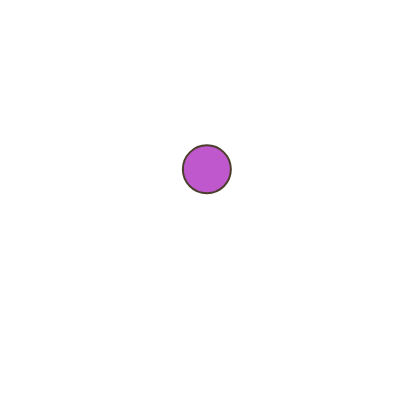
Frame 1 (no input)
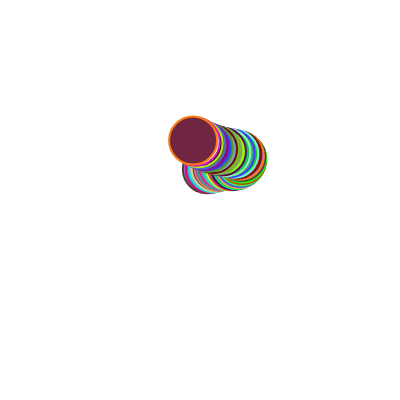
Frame 60 (no input)
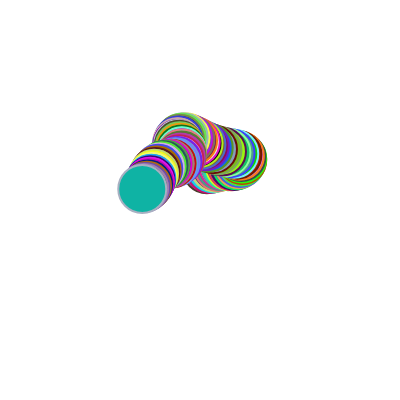
Frame 120 (the mouse pressed at the canvas centre since frame 60)

The p5.js sketch that drew these frames (run headless with seeded random() and noise() and a simulated clock; from frame 60 on, the mouse is pressed at the canvas centre):

// p5.js sketch
// ── sketch.js
var walker;

function setup() {
  createCanvas(400, 400);
  walker = new Walker();
  background(255);
}

function draw() {
  walker.walk();
  walker.display();
}

function Walker() {
  this.position = createVector(width/2, height/2);
  this.noff = createVector(random(1000),random(1000));
  
  this.display = function() {
    strokeWeight(2);
    fill(random(255),random(255),random(255));
    stroke(random(255),random(255),random(255));
    ellipse(this.position.x, this.position.y, 48, 48);
  };
  
  this.walk = function() {
    this.position.x = map(noise(this.noff.x),0,1,0,width);
    this.position.y = map(noise(this.noff.y),0,1,0,height);
    this.noff.add(0.01, 0.01, 0);
  };
}
